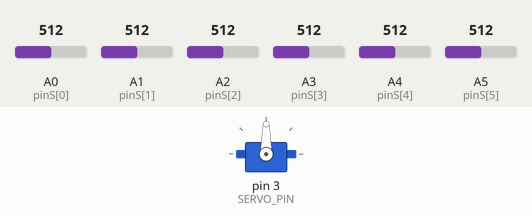
Simulated run of this sketch. Board: Arduino Uno, built with avr-gcc and run on an emulated ATmega328P. Shown: servo. The test bench sets the inputs (shaded band); at power-on: A0 (pinS[0]) = 512, A1 (pinS[1]) = 512, A3 (pinS[3]) = 512, A2 (pinS[2]) = 512, A4 (pinS[4]) = 512, A5 (pinS[5]) = 512. What the sketch prints to the serial monitor is not drawn.

Above: at 1.2 s.
1.3 s: A0 (pinS[0]) set to 105
4.3 s: A0 (pinS[0]) set to 88
6.3 s: A1 (pinS[1]) set to 283
7.8 s: A1 (pinS[1]) set to 255
At 7.97 s:
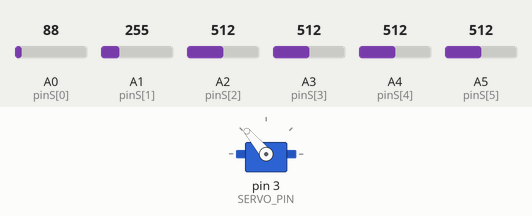
At 8.7 s:
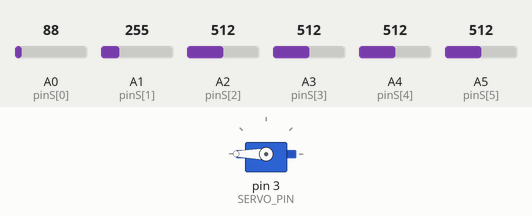
10.8 s: A3 (pinS[3]) set to 93
12.6 s: A3 (pinS[3]) set to 82
At 12.87 s:
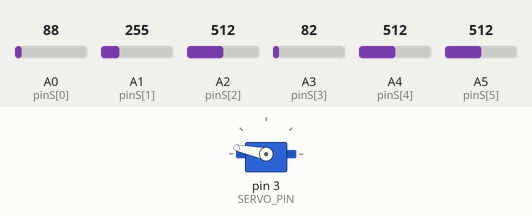
At 16.47 s:
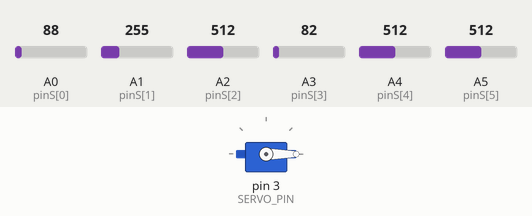
Timing chart, 0 to 16.6 s (numbered marks = the images above; inputs shaded):
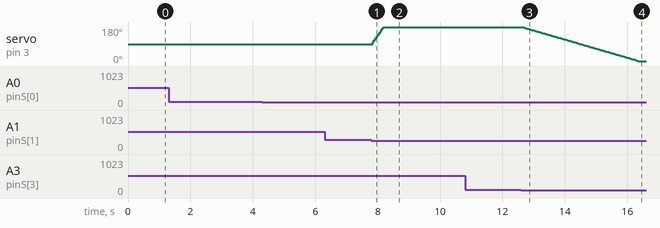

Measured:
- the behaviour switches between 270 and 269 on A1 (pinS[1]) (found by bisection; images 0 and 1)
- the behaviour switches between 88 and 87 on A3 (pinS[3]) (found by bisection; images 2 and 3)
- after the input at 1.3 s, every drawn part: stays the same
- after the input at 4.3 s, every drawn part: stays the same
- after the input at 6.3 s, every drawn part: stays the same
- after the input at 7.8 s, servo on pin 3 (SERVO_PIN): moves from 90° to 180° over 0.34 s, starting at once
- after the input at 10.8 s, every drawn part: stays the same
- after the input at 12.6 s, servo on pin 3 (SERVO_PIN): moves from 180° to 0° over 3.7 s, starting after 0.05 s

The sketch:

ir-tracker.ino
```cpp
#include<Servo.h>

#define SERVO_PIN 3


/*
    documentazione generale

    per collgare i phototransistor si va a collegare il catodo con il - e l'anodo al + con
    un a resistenza di 10kohm

    all'interno dell'array pins verrano inseriti i pin a cui sono collegati i phototransistor,
    da sinistra verso destra.

    all'inizio il servo sarà centrato, saranno impostati i pin in input e poi inizializza la comunicazione seriale
*/


Servo servo;

int pos = 90; // posizione del servo, di partenza centrata

int pinS[] = {A0, A1, A2, A3, A4, A5};

int lett[] = {0, 0, 0,0,0, 0};

void setup(){
    /*
        - imposta i pin
        - imposta il servo
        - inizializza serial per debug
    */
    for(int i = 0; i < 6; i++){
        pinMode(pinS[i], INPUT);
    }

   servo.attach(SERVO_PIN);
   servo.write(pos);

   Serial.begin(9600);
}

void loop(){
    // legge i valori dei sensori
     for(int i = 0; i < 6; i++){
        lett[i] = analogRead(pinS[i]);

        Serial.print("{");
        Serial.print(i);
        Serial.print(":");
        Serial.print(lett[i]);
        Serial.print("}");

    }
    int off = calcolaOffset(lett[0], lett[1], lett[2], lett[3], lett[4], lett[5]);
    servo.write(pos + off);
    pos = servo.read();
    delay(15);
}

/*
    funzione che date le letture dei sensori calcola l'offset
*/
int calcolaOffset(int x1, int x2, int x3, int x4, int x5, int x6){
    // dove sto puntando sarà il minimo: mi sposto verso chi ha una lettura minore
    int arrLetture[] = {x1,x2,x3,x4,x5,x6};
    int sensMin = posMin(arrLetture, 6);
    // se esiste un sensore con lettura minima
    if(sensMin > -1){
    // se la differenza tra le letture è maggiore della soglia allora:
      if(diffMax(arrLetture,6) > 200){
        // restituisi un offset che varia da 10 a -10
        return map(sensMin, 0, 5, 10,-10);
      }
    }
    // restituisci un offset nullo (sta fermo)
    return 0;
}
// restituisce la massima differenza tra un sensore e uno adiacente
int diffMax(int *arr, int dim){
  int max = -1;
  int diffSx,diffDx;
  for(int i = 1; i < dim-1; i++){
    diffSx = (arr[i-1]-arr[i])*(arr[i-1]-arr[i]);
    diffDx = (arr[i]-arr[i+1])*(arr[i]-arr[i+1]);
    if(diffSx > max){
      max = diffSx;
    }else if(diffDx > max){
      max = diffDx;
    }
  }
  return max;
}
// funzione che dato un array ne calcola la posizione contenente il valore minore
int posMin(int *arr, int dim){
  int min = 1023;
  int pos = -1;
  for(int i = 0; i < dim; i++){
    if(arr[i] < min){
      min = arr[i];
      pos = i;
    }
  }
  return pos;
}
/*
    funzione che data una posizione (globale) e un offset restituisce il valore che:
        - è posizione + offset se <= 180 e >= 0
        - 180 se posizione + offset > 180
        - 0 se posizione + offset < 0
*/
int ottieniPos(int offset){
    if(pos + offset < 0){
        return 0;
    }else if(pos + offset > 180){
        return 180;
    }
    return pos + offset;
}
```
